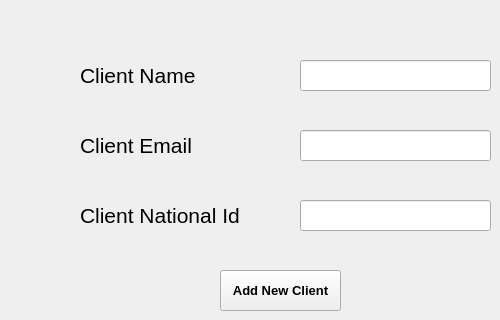
      <widget class="QWidget" name="widget_2">
       <attribute name="title">
        <string>Add New Client</string>
       </attribute>
       <widget class="QLineEdit" name="lineEdit_12">
        <property name="geometry">
         <rect>
          <x>300</x>
          <y>60</y>
          <width>191</width>
          <height>31</height>
         </rect>
        </property>
       </widget>
       <widget class="QLabel" name="label_40">
        <property name="geometry">
         <rect>
          <x>80</x>
          <y>60</y>
          <width>131</width>
          <height>31</height>
         </rect>
        </property>
        <property name="font">
         <font>
          <pointsize>16</pointsize>
         </font>
        </property>
        <property name="text">
         <string>Client Name</string>
        </property>
       </widget>
       <widget class="QLineEdit" name="lineEdit_13">
        <property name="geometry">
         <rect>
          <x>300</x>
          <y>200</y>
          <width>191</width>
          <height>31</height>
         </rect>
        </property>
       </widget>
       <widget class="QLabel" name="label_42">
        <property name="geometry">
         <rect>
          <x>80</x>
          <y>200</y>
          <width>171</width>
          <height>31</height>
         </rect>
        </property>
        <property name="font">
         <font>
          <pointsize>16</pointsize>
         </font>
        </property>
        <property name="text">
         <string>Client National Id</string>
        </property>
       </widget>
       <widget class="QLineEdit" name="lineEdit_14">
        <property name="geometry">
         <rect>
          <x>300</x>
          <y>130</y>
          <width>191</width>
          <height>31</height>
         </rect>
        </property>
       </widget>
       <widget class="QLabel" name="label_43">
        <property name="geometry">
         <rect>
          <x>80</x>
          <y>130</y>
          <width>131</width>
          <height>31</height>
         </rect>
        </property>
        <property name="font">
         <font>
          <pointsize>16</pointsize>
         </font>
        </property>
        <property name="text">
         <string>Client Email</string>
        </property>
       </widget>
       <widget class="QPushButton" name="pushButton_12">
        <property name="geometry">
         <rect>
          <x>220</x>
          <y>270</y>
          <width>121</width>
          <height>41</height>
         </rect>
        </property>
        <property name="font">
         <font>
          <pointsize>10</pointsize>
          <weight>75</weight>
          <bold>true</bold>
         </font>
        </property>
        <property name="text">
         <string>Add New Client</string>
        </property>
       </widget>
      </widget>
